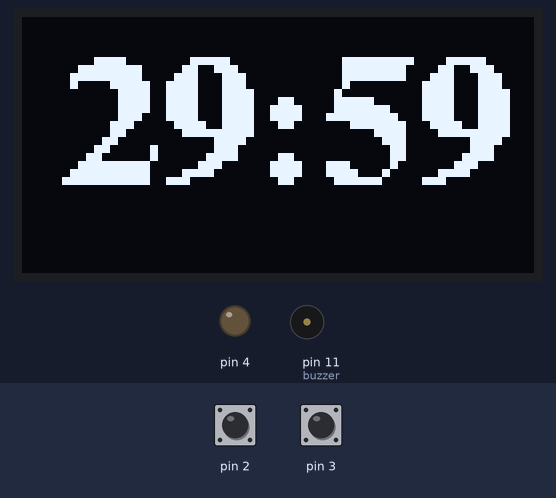
The sketch below on a simulated Arduino Uno, built with avr-gcc and run on an emulated ATmega328P. Parts: 128×64 one-colour display, output pins drawn as LEDs (lit = HIGH), buzzer (waves = sounding, pin HIGH). Inputs (shaded band) come from the test bench; at power-on: pin 2 HIGH, pin 3 HIGH.

Above: at 1.6 s.
1.7 s: pin 2 pulled LOW for 0.15 s
At 1.88 s:
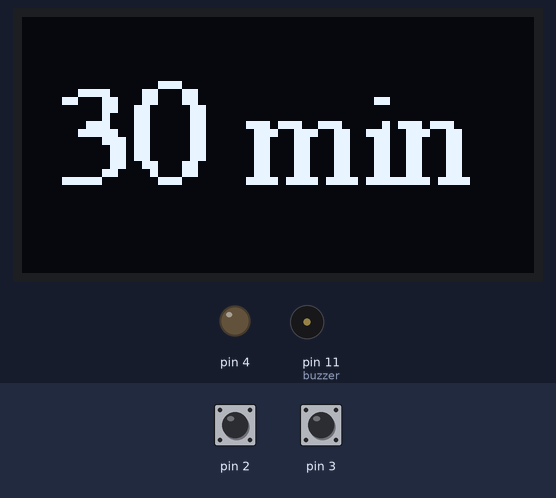
3.5 s: pin 3 pulled LOW for 0.15 s
At 4.8 s:
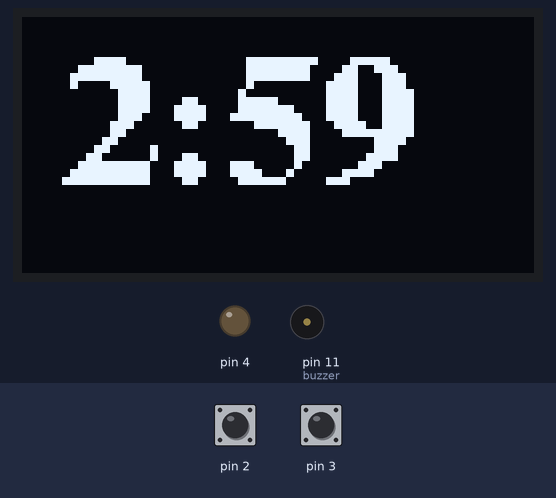
5.5 s: pin 2 pulled LOW for 1 s
At 6.4 s:
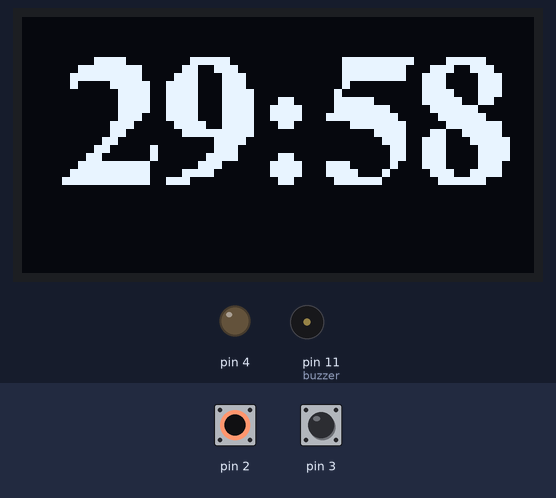
9.5 s: pin 3 pulled LOW for 1 s
At 10.8 s:
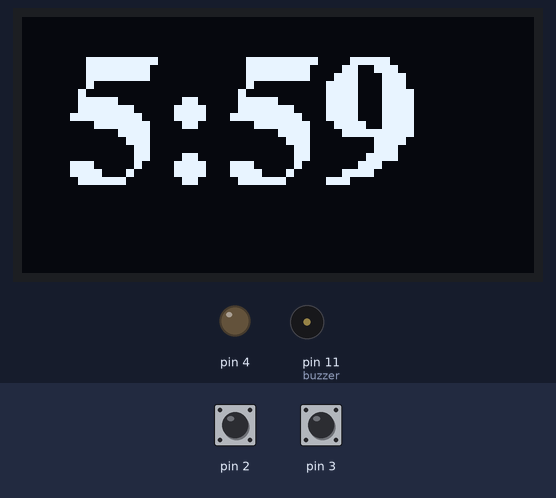
Timing chart, 0 to 12.5 s (numbered marks = the images above; inputs shaded):
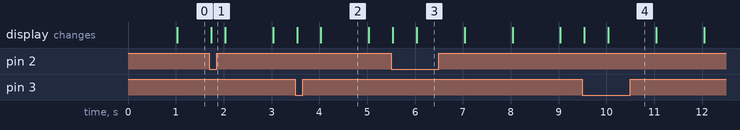

The sketch:

timer_kitchen.ino
```cpp
/*

30 minutes work, 6 minutes rest, 30 minutes work, 6 minutes rest, 30 minutes work, 6 minutes rest ...

Timer start from 29 minutes 59 seconds, when the countdown hits 0 minutes, 15 second
start buzzer and flash led until  countdown hits 0 minutes, 1 second.
After, timer switch to 5 minutes 59 seconds, when the countdown hits 0 minutes, 15 second
start buzzer and flash led until  countdown hits 0 minutes, 1 second.
And starts over.

Buttons can manualy set 30 minutes and 6 minutes timer.

Second press on one of the button set manualy 3 minutes, not use in loop.
After 3 minutes countdown, timer return to loop schema 30-6-30-6...

*/


#include <Wire.h>

#include <Adafruit_SSD1306.h>
#include <Fonts/FreeSerif9pt7b.h> // Для вывода "30 min"
#include <Fonts/FreeSerifBold12pt7b.h>


#define SCREEN_WIDTH 128 // OLED display width, in pixels
#define SCREEN_HEIGHT 64 // OLED display height, in pixels

// Declaration for SSD1306 display connected using I2C
#define OLED_RESET     -1 // Reset pin # (or -1 if sharing Arduino reset pin)
#define SCREEN_ADDRESS 0x3C
Adafruit_SSD1306 display(SCREEN_WIDTH, SCREEN_HEIGHT, &Wire, OLED_RESET);


boolean button1WasUp = true;      // переменные для считывания нажатий кнопок
boolean button2WasUp = true;


int TIMER_1 = 5;  // minutes + 1 minute
int TIMER_2 = 29; // minutes  + 1 minute

int CUSTOM_TIMER = 5; // minutes  для ручного выбора таймера

// переменные для отсчета минут и секунд
int SEC = 60;       // выводим на экран при старте
int MIN = TIMER_2;  // выводим на экран при старте
unsigned long timer;
const int buzzer = 11; //buzzer to arduino pin 11
int SWITCH_BETWEEN_MODES = 1;
int BUZZER_SOUND_INTERVAL = 15; // secunds


void setup() {

   pinMode(2, INPUT_PULLUP);   // подключаем тактовые кнопки
   pinMode(3, INPUT_PULLUP);
   pinMode(4, OUTPUT);
  timer = millis();
  pinMode(buzzer, OUTPUT); // Set buzzer - pin 9 as an output

    // initialize the OLED object
  if(!display.begin(SSD1306_SWITCHCAPVCC, SCREEN_ADDRESS)) {
    Serial.println(F("SSD1306 allocation failed"));
    for(;;); // Don't proceed, loop forever
  }

  // Uncomment this if you are using SPI
  //if(!display.begin(SSD1306_SWITCHCAPVCC)) {
  //  Serial.println(F("SSD1306 allocation failed"));
  //  for(;;); // Don't proceed, loop forever
  //}

  // Clear the buffer.
  display.clearDisplay();
}

void loop() {


   boolean button1IsUp = digitalRead(2);   // узнаем текущее состояние кнопок
   boolean button2IsUp = digitalRead(3);

  display.setFont(&FreeSerifBold12pt7b);
  display.clearDisplay();
  display.setTextSize(2);
  display.setTextColor(WHITE);
  display.setCursor(10, 40);

   // при нажатии на первую кнопку вычитаем минуту и выводим на дисплей
   if (button1WasUp && !button1IsUp) {
      delay(10);
      button1IsUp = digitalRead(2);
      if (!button1IsUp) {
        MIN = TIMER_2; // Устанавливаем 29 минут
        SEC = 59; // Устанавливаем 59 секунд
        SWITCH_BETWEEN_MODES = 1;
        display.setFont(&FreeSerif9pt7b);
        display.clearDisplay();
        display.println(String(MIN+1)+" min");
        display.display();
        delay(100);
      }
   }
   button1WasUp = button1IsUp; // запоминаем состояние кнопки 1

   // при нажатии на вторую кнопку прибавляем минуту и выводим на дисплей
   if (button2WasUp && !button2IsUp) {
      delay(10);
      button2IsUp = digitalRead(3);

      // устанавливаем вручную таймер на 5+1 минут
      if (!button2IsUp && CUSTOM_TIMER == 2) {
        CUSTOM_TIMER = 5;
        MIN = CUSTOM_TIMER;     // Устанавливаем 5+1 минут
        SEC = 60;               // Устанавливаем 60-1 секунд
        SWITCH_BETWEEN_MODES = 0;
        display.println(String(CUSTOM_TIMER+1)+" min");
        display.display();
        delay(100);
      }

      // устанавливаем вручную таймер на 2+1 минуты
      else if (!button2IsUp && CUSTOM_TIMER == 5) {
        CUSTOM_TIMER = 2;
        MIN = CUSTOM_TIMER; // Устанавливаем 2+1 минут
        SEC = 60;           // Устанавливаем 60-1 секунд
        SWITCH_BETWEEN_MODES = 0;
        display.println(String(CUSTOM_TIMER+1)+" min");
        display.display();
        delay(100);
      }

   }
   button2WasUp = button2IsUp; // запоминаем состояние кнопки 2


  if (millis() - timer > 1000) {

    timer = millis();
    SEC = SEC - 1;

    if (SEC < 1 ) {
      SEC = 59;
      MIN = MIN - 1;
    }


    // выводим текущий счетчик времени на монитор порта
    display.println(String(MIN)+ ":" + String(SEC));
    display.display();

    // Включение сигнала по истечении 30 минут
    // Если MIN = 0 SEC = интервалу в 10 секунд, подать звуковой сигнал в течении 10 секунд
    // Если SEC есть в интервале constrain  50 <--> 59

    // установка таймера после 30  минут на 5 минут
    if ( (MIN == 0) and (SEC == constrain(SEC, 1, BUZZER_SOUND_INTERVAL) and (SWITCH_BETWEEN_MODES == 1)   ) ) {

      mcu_scoreTone();

      if ( (MIN == 0) and (SEC == 1) ) {

        SWITCH_BETWEEN_MODES = 0;
        MIN = TIMER_1; // Установка таймера на 6 минут при включении таймера
        SEC = 60;

      }
    }

    // сигнал таймера после 5 минут
    // установка таймера после 5 минут на 30 минут
    if ( (MIN == 0) and  (SEC == constrain(SEC, 1, BUZZER_SOUND_INTERVAL) and (SWITCH_BETWEEN_MODES == 0)   ) ) {
      mcu_scoreTone();

      if ( (MIN == 0) and (SEC == 1) ) {

        SWITCH_BETWEEN_MODES = 1;
        MIN = TIMER_2; // Установка таймера на 30 минут
        SEC = 60;

      }
    }
  }
}


void mcu_scoreTone()
{
  tone(buzzer, 250, 25);
  digitalWrite(4, HIGH);
  delay(250);
  noTone(buzzer);
  delay(250);
  tone(buzzer, 200, 25);
  digitalWrite(4, LOW);
  delay(250);
  noTone(buzzer);
  tone(buzzer, 225, 25);
  digitalWrite(4, HIGH);
  delay(250);
  noTone(buzzer);
  digitalWrite(4, LOW);
}
```

Measured:
- after the input at 1.7 s, the display: changes at once (image 1)
- after the input at 3.5 s, the display: first changes at once (image 2 shows a later state)
- after the input at 5.5 s, the display: first changes at once (image 3 shows a later state)
- after the input at 9.5 s, the display: first changes at once (image 4 shows a later state)
- what the display in image 2 shows lasts 1.0 s, from 4.0 s to 5.0 s
